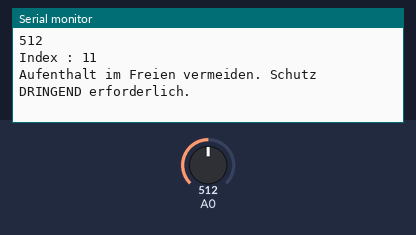
The sketch below on a simulated Arduino Leonardo, built with avr-gcc and run on an emulated ATmega32U4. Shown: the last lines printed to the serial monitor. The inputs (shaded band) are chosen by the test bench; at power-on: A0 = 512.

Above: at 1.8 s.
1.9 s: A0 set to 211
At 2.5 s:
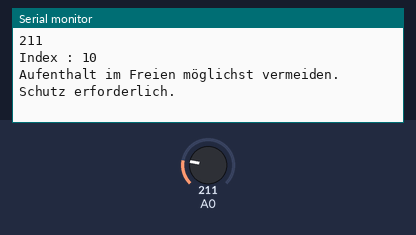
4.5 s: A0 set to 152
At 5.8 s:
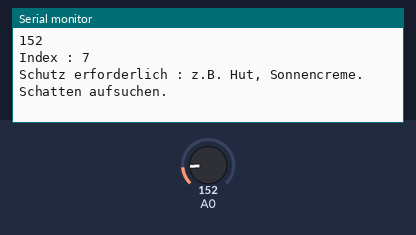
7.5 s: A0 set to 122
At 8.8 s:
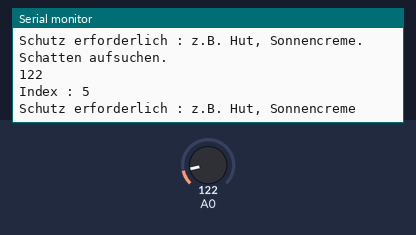
10.5 s: A0 set to 36
At 11.8 s:
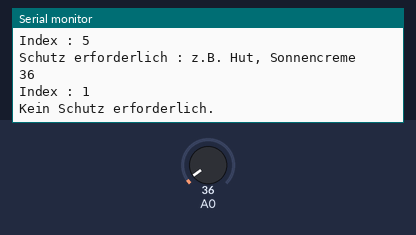
13.5 s: A0 set to 0
At 14.8 s:
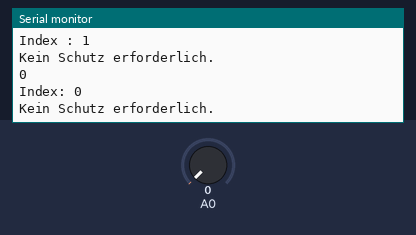
Timing chart, 0 to 16.5 s (numbered marks = the images above; inputs shaded):
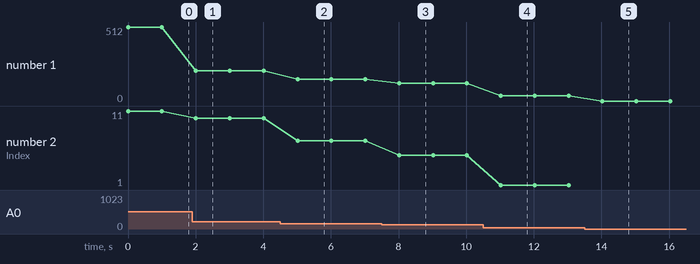

Measured:
- after the input at 1.9 s, the serial monitor: prints a new line after 0.11 s (image 1)
- after the input at 4.5 s, the serial monitor: prints a new line after 0.51 s (image 2)
- after the input at 7.5 s, the serial monitor: prints a new line after 0.52 s (image 3)
- after the input at 10.5 s, the serial monitor: prints a new line after 0.52 s (image 4)
- after the input at 13.5 s, the serial monitor: prints a new line after 0.53 s (image 5)
- plotted number 1: 512 → 211 after the input at 1.9 s, 211 → 152 after the input at 4.5 s, 152 → 122 after the input at 7.5 s, 122 → 36 after the input at 10.5 s, 36 → 0 after the input at 13.5 s
- plotted number 2: 11 → 10 after the input at 1.9 s, 10 → 7 after the input at 4.5 s, 7 → 5 after the input at 7.5 s, 5 → 1 after the input at 10.5 s

The sketch:

sketch_uvsensor.ino
```cpp
void setup()
{
  Serial.begin(9600); // Baudrate des seriellen Monitors
}

void loop()
{
  int SensorWert;
  SensorWert = analogRead(0); // Sensorwert wird an der Schnittstelle A0 ausgelesen...
  Serial.println(SensorWert);  // ...und anschließend zur Kontrolle im seriellen Monitor ausgegeben.

  if (SensorWert < 10 )      // Wenn der Sensorwert kleiner als 10 ist...
  {
    Serial.println("Index: 0 ");   // ... soll diese Meldung...
    Serial.println("Kein Schutz erforderlich.");  // ... im seriellen Monitor erscheinen.
  }

  if (SensorWert < 46 & SensorWert > 10 )  // Wenn der Sensorwert kleiner als 46 und größer als 10 ist...
  {
    Serial.println("Index : 1");    // ...soll diese Meldung...
    Serial.println("Kein Schutz erforderlich.");  // ... im seriellen Monitor erscheinen.
  }

  if (SensorWert < 65 & SensorWert > 46 )
  {
    Serial.println("Index : 2");
    Serial.println("Kein Schutz erforderlich.");
  }

  if (SensorWert < 83 & SensorWert > 65 )
  {
    Serial.println("Index : 3");
    Serial.println("Schutz erforderlich : z.B. Hut, Sonnencreme");
  }

  if (SensorWert < 103 & SensorWert > 83 )
  {
    Serial.println("Index : 4");
    Serial.println("Schutz erforderlich : z.B. Hut, Sonnencreme");
  }

  if (SensorWert < 124 & SensorWert > 103 )
  {
    Serial.println("Index : 5");
    Serial.println("Schutz erforderlich : z.B. Hut, Sonnencreme");
  }
  if (SensorWert < 142 & SensorWert > 124 )
  {
    Serial.println("Index : 6");
    Serial.println("Schutz erforderlich : z.B. Hut, Sonnencreme. Schatten aufsuchen.");
  }

  if (SensorWert < 162 & SensorWert > 142 )
  {
    Serial.println("Index : 7");
    Serial.println("Schutz erforderlich : z.B. Hut, Sonnencreme. Schatten aufsuchen.");
  }

  if (SensorWert < 180 & SensorWert > 162 )
  {
    Serial.println("Index : 8");
    Serial.println("Aufenthalt im Freien möglichst vermeiden. Schutz erforderlich.");
  }

  if (SensorWert < 200 & SensorWert > 180 )
  {
    Serial.println("Index : 9");
    Serial.println("Aufenthalt im Freien möglichst vermeiden. Schutz erforderlich.");
  }

  if (SensorWert < 221 & SensorWert > 200 )
  {
    Serial.println("Index : 10");
    Serial.println("Aufenthalt im Freien möglichst vermeiden. Schutz erforderlich.");
  }

  if (SensorWert > 221 )
  {
    Serial.println("Index : 11");
    Serial.println("Aufenthalt im Freien vermeiden. Schutz DRINGEND erforderlich.");
  }


  delay(1000);    /// Delay von einer Sekunde
}
```
